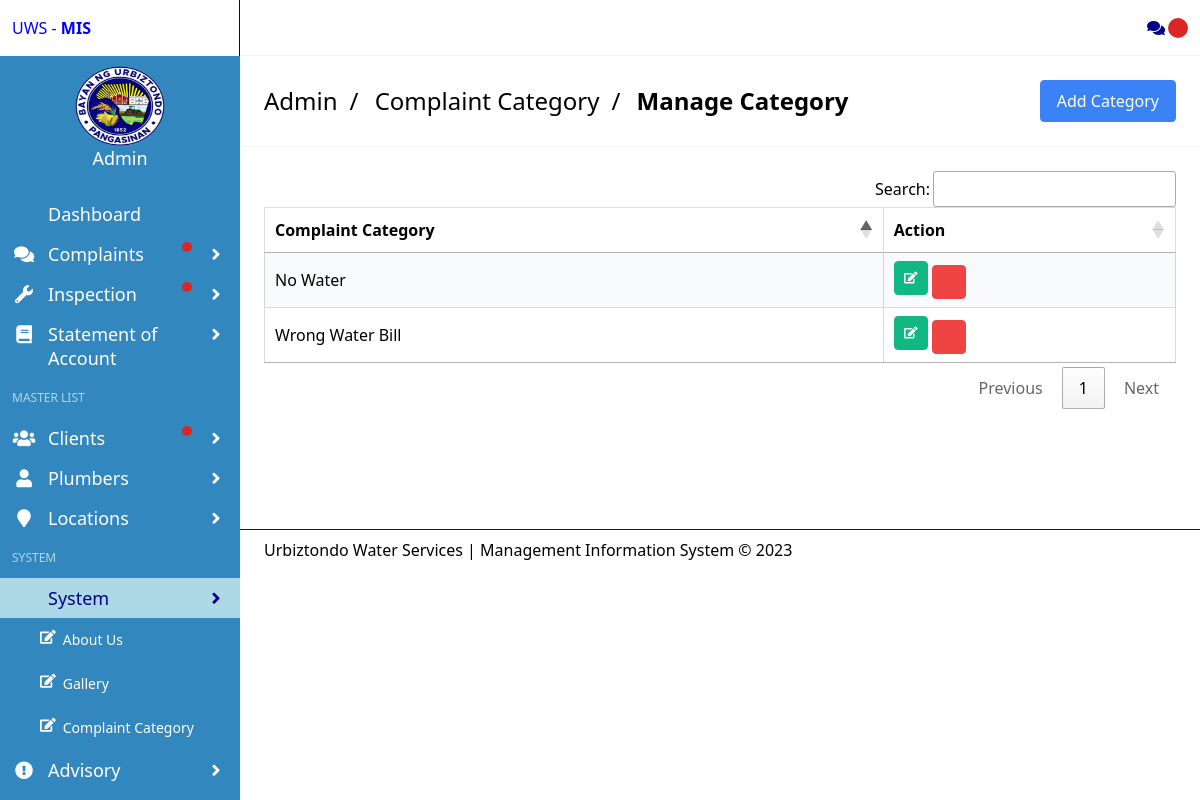
/admin/complaint-category.php (signed in), run on the app's committed database.
### tables this page shows
CREATE TABLE `complaint_category` (
  `category_ID` int(11) NOT NULL,
  `category` varchar(50) NOT NULL
);

### admin/complaint-category.php (the view, shortened to what this page needs)
<?php include 'includes/session.php';?>
<?php include 'includes/header.php' ?>
<?php include 'includes/topbar.php' ?>
<?php $page = "system"; include 'includes/leftbar.php' ?>
<section class="is-title-bar">
  <div class="flex flex-col md:flex-row items-center justify-between space-y-6 md:space-y-0">
    <ul>
      <li style='color:black'>Admin</li>
      <li style='color:black'>Complaint Category</li>
      <li style='color:black'>Manage Category</li>
    </ul>
	<div class="flex flex-col md:flex-row items-center justify-between space-y-6 md:space-y-0">
    <a href = "add-category.php"class="button blue px-6 py-2.5 font-medium text-xs leading-tight uppercase rounded shadow-md hover:bg-blue-700 hover:shadow-lg focus:bg-blue-700 focus:shadow-lg focus:outline-none focus:ring-0 active:bg-blue-800 active:shadow-lg transition duration-150 ease-in-out">Add Category</a>
  </div>
  </div>
  </section>
  <section class="section main-section">
	<div id='em' >
    <div class=" has-table" >
		<table id="dataTable"  class="cell-border">
			<thead>
			  <tr>
				<th>Complaint Category</th>
				<th>Action</th>
			  </tr>
			  </thead>
			  <tbody>
			<?php
						$qry="SELECT * FROM complaint_category";
						$query = $connect->query($qry) ;
						$num=mysqli_num_rows($query);
				if($num>0)
				{
					while($row = $query->fetch_assoc()){
				?>
						<tr>
							<td data-label="Complaint"><?php echo $row['category']?></td>
							<td class="actions-cell">
                                    <a type='button' name='cancel' href='edit-category.php?id=<?php echo $row['category_ID'] ?>' class='button small green --jb-modal' data-target='sample-modal' type='button'>
									  <span class='icon'><i class='fa fa-edit'></i></span>
                    </a>
									<a type='button'onclick="return confirm('Are you sure you want to Delete this Complaint Category?')" href="complaint-category.php?del=<?php echo $row['category_ID'];?>" class='button small red --jb-modal' data-target='sample-modal' type='button'>
							  <span class='icon'><i class='mdi mdi-trash-can'></i></span>
							</a>
							</td>
						</tr>
							<?php
                    }
				}
						?>
			  </tbody>
		</table>
	</div>
	</div>
  </section>
  <br>
  <br>
  <br>
  <br>
<?php include 'includes/footer.php' ?>

### admin/includes/header.php (style rules this page uses)
th { border-top: 1px solid #dddddd; border-bottom: 1px solid #dddddd; border-right: 1px solid #dddddd; }
th:first-child { border-left: 1px solid #dddddd; }

### data on the page
complaint_category: category "No Water"
complaint_category: category "Wrong Water Bill"
